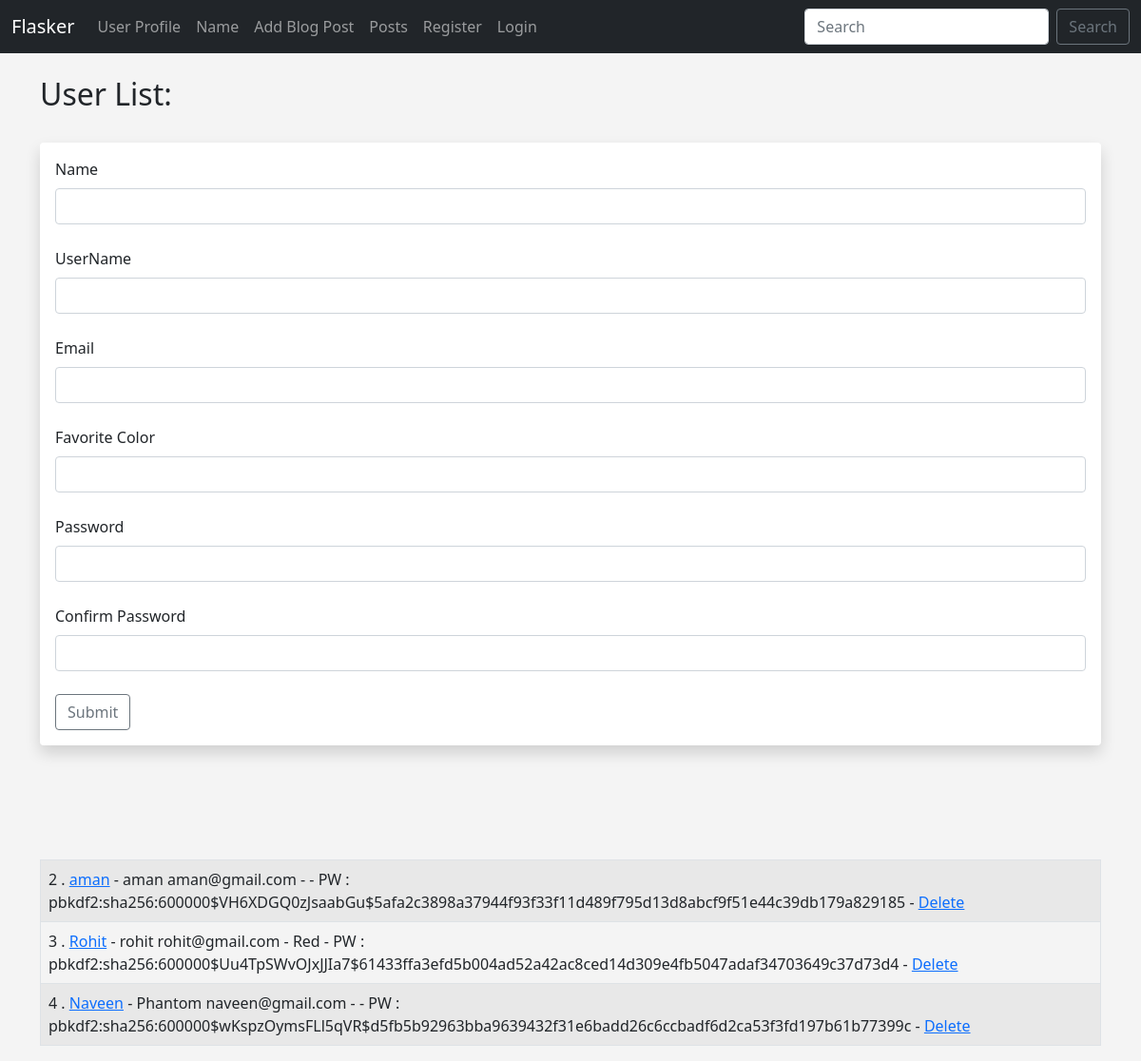
Screenshot of /user/add with the database file from the repository.
### app.py (models this page shows, shortened)
class Users(db.Model, UserMixin):
	id=db.Column(db.Integer,primary_key=True)
	username=db.Column(db.String(20),unique=True,nullable=False)
	name=db.Column(db.String(150),nullable=False)
	email=db.Column(db.String(100),unique=True,nullable=False)
	favorite_color=db.Column(db.String(80))
	about_author=db.Column(db.Text(),nullable=True)
	date_added=db.Column(db.DateTime,default=datetime.utcnow)
	profile_pic=db.Column(db.String(),nullable=True)
	password_hash=db.Column(db.String(128))
	posts = db.relationship('Posts',backref='poster')
	@property
	def password(self):
		raise AttributeError ('password is not a readable attribute')

### app.py (the view, shortened to what this page needs)
@app.route('/user/add',methods=['GET','POST'])
def add_user():
	name = None
	form = UserForm()
	our_users = Users.query.order_by(Users.date_added)
	return render_template("add_user.html",
		form = form,
		name = name,
		our_users=our_users)

### webforms.py
class UserForm(FlaskForm):
	name = StringField("Name",validators=[DataRequired()])
	username = StringField("UserName",validators=[DataRequired()])
	email = StringField("Email",validators=[DataRequired()])
	favorite_color=StringField("Favorite Color")
	about_author=TextAreaField("About Author")
	password_hash = PasswordField('Password', validators=[DataRequired(),EqualTo('password_hash2',message = 'Passwords Must Match!')])
	password_hash2 = PasswordField('Confirm Password', validators=[DataRequired()])
	profile_pic = FileField("Profile Pic")
	submit = SubmitField("Submit")

class SearchForm(FlaskForm):
	searched = StringField("Searched",validators=[DataRequired()])
	submit = SubmitField("Submit")

### app.py (called while the page is built)
@app.context_processor
def base():
	form = SearchForm()
	return dict(form=form)

### templates/add_user.html (shortened to what this page needs)
{% extends 'base.html' %}
{%block content %}
{% if name %}
	<h1>User Added!</h1>
	<br><br>
<table class="table table-hover table-striped table-bordered">
{% for our_user in our_users %}
	<tr>
		<td>
		{{our_user.id}} .
		<a href="{{ url_for('update',id=our_user.id)}}">{{our_user.name}}</a> -
		{{our_user.email}} -
		{{our_user.favorite_color}} -
		PW : {{ our_user.password_hash }} -
		<a href="{{ url_for('delete', id=our_user.id) }}">Delete</a>
		</td>
	{% endfor %}
	</tr>
</table>
{% else %}
	<h2>User List:</h2>
	<br/>
	<div class="shadow p-3 mb-5 bg-body rounded">
	<form method="POST">
		{{ form.name.label(
		class="form-label")}}
		{{ form.name(
		class="form-control") }}
		<br/>
		{{ form.username.label(
		class="form-label")}}
		{{ form.username(
		class="form-control") }}
		<br/>
		{{ form.email.label(
		class="form-label")}}
		{{ form.email(
		class="form-control") }}
		<br/>
		{{ form.favorite_color.label(
		class="form-label")}}
		{{ form.favorite_color(
		class="form-control") }}
		<br>
		{{ form.password_hash.label(
		class="form-label")}}
		{{ form.password_hash(
		class="form-control") }}
		<br>
		{{ form.password_hash2.label(
		class="form-label")}}
		{{ form.password_hash2(
		class="form-control") }}
		<br>
		{{form.submit(
		class="btn btn-outline-secondary") }}
	</form>
	</div>
<br><br><br>
<table class="table table-hover table-striped table-bordered">
{% for our_user in our_users %}
	<tr>
		<td>
		{{our_user.id}} .
		<a href="{{ url_for('update',id=our_user.id)}}">{{our_user.name}}</a> -
		{{our_user.username}}
		{{our_user.email}} -
		{{our_user.favorite_color}} -
		PW : {{ our_user.password_hash }} -
		<a href="{{url_for('delete',id=our_user.id)}}">Delete</a>
		</td>
	{% endfor %}
	</tr>
</table>
{% endif %}
{% endblock %}

### static/css/style.css (style rules this page uses)
body { background: #f4f4f4; }

### rows the page displays
Users: id "2", name "aman", username "aman", email "aman@gmail.com", password_hash "pbkdf2:sha256:600000$VH6XDGQ0zJsaabGu$5afa2c3898a37944f93f33f11d489f795d13d8abcf9f51e44c39db179a829185"
Users: id "3", name "Rohit", username "rohit", email "rohit@gmail.com", favorite_color "Red", password_hash "pbkdf2:sha256:600000$Uu4TpSWvOJxJJIa7$61433ffa3efd5b004ad52a42ac8ced14d309e4fb5047adaf34703649c37d73d4"
Users: id "4", name "Naveen", username "Phantom", email "naveen@gmail.com", password_hash "pbkdf2:sha256:600000$wKspzOymsFLl5qVR$d5fb5b92963bba9639432f31e6badd26c6ccbadf6d2ca53f3fd197b61b77399c"
